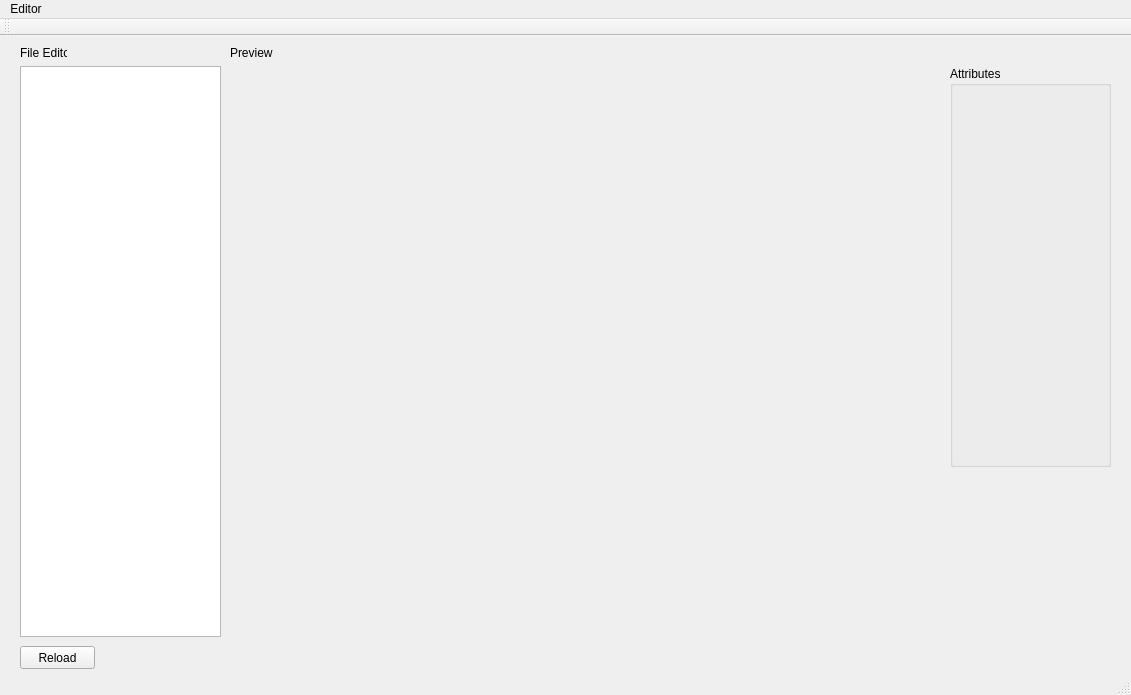
<?xml version="1.0" encoding="UTF-8"?>
<ui version="4.0">
 <class>SSP_EditorClass</class>
 <widget class="QMainWindow" name="SSP_EditorClass">
  <property name="geometry">
   <rect>
    <x>0</x>
    <y>0</y>
    <width>1131</width>
    <height>695</height>
   </rect>
  </property>
  <property name="windowTitle">
   <string>SSP_Editor</string>
  </property>
  <widget class="QWidget" name="centralWidget">
   <widget class="QLabel" name="label">
    <property name="geometry">
     <rect>
      <x>20</x>
      <y>10</y>
      <width>47</width>
      <height>13</height>
     </rect>
    </property>
    <property name="text">
     <string>File Editor</string>
    </property>
   </widget>
   <widget class="QLabel" name="label_2">
    <property name="geometry">
     <rect>
      <x>230</x>
      <y>10</y>
      <width>47</width>
      <height>13</height>
     </rect>
    </property>
    <property name="text">
     <string>Preview</string>
    </property>
   </widget>
   <widget class="QGroupBox" name="groupBox">
    <property name="geometry">
     <rect>
      <x>950</x>
      <y>30</y>
      <width>161</width>
      <height>401</height>
     </rect>
    </property>
    <property name="title">
     <string>Attributes</string>
    </property>
   </widget>
   <widget class="QPushButton" name="pushButton">
    <property name="geometry">
     <rect>
      <x>20</x>
      <y>610</y>
      <width>75</width>
      <height>23</height>
     </rect>
    </property>
    <property name="text">
     <string>Reload</string>
    </property>
   </widget>
   <widget class="QTreeView" name="treeView">
    <property name="geometry">
     <rect>
      <x>20</x>
      <y>30</y>
      <width>201</width>
      <height>571</height>
     </rect>
    </property>
   </widget>
   <widget class="QWidget" name="RenderWidget" native="true">
    <property name="geometry">
     <rect>
      <x>230</x>
      <y>30</y>
      <width>711</width>
      <height>571</height>
     </rect>
    </property>
    <property name="sizePolicy">
     <sizepolicy hsizetype="Expanding" vsizetype="Expanding">
      <horstretch>0</horstretch>
      <verstretch>0</verstretch>
     </sizepolicy>
    </property>
    <property name="minimumSize">
     <size>
      <width>711</width>
      <height>571</height>
     </size>
    </property>
    <property name="cursor">
     <cursorShape>ArrowCursor</cursorShape>
    </property>
    <property name="mouseTracking">
     <bool>true</bool>
    </property>
    <property name="focusPolicy">
     <enum>Qt::StrongFocus</enum>
    </property>
    <property name="acceptDrops">
     <bool>true</bool>
    </property>
    <property name="autoFillBackground">
     <bool>true</bool>
    </property>
    <zorder>RenderWidget_2</zorder>
    <zorder>RenderWidget_2</zorder>
   </widget>
   <widget class="QWidget" name="RenderWidget_2" native="true">
    <property name="geometry">
     <rect>
      <x>950</x>
      <y>440</y>
      <width>161</width>
      <height>161</height>
     </rect>
    </property>
    <property name="sizePolicy">
     <sizepolicy hsizetype="Expanding" vsizetype="Expanding">
      <horstretch>0</horstretch>
      <verstretch>0</verstretch>
     </sizepolicy>
    </property>
    <property name="cursor">
     <cursorShape>ArrowCursor</cursorShape>
    </property>
    <property name="mouseTracking">
     <bool>true</bool>
    </property>
    <property name="focusPolicy">
     <enum>Qt::StrongFocus</enum>
    </property>
    <property name="acceptDrops">
     <bool>true</bool>
    </property>
    <property name="autoFillBackground">
     <bool>true</bool>
    </property>
   </widget>
   <zorder>label_2</zorder>
   <zorder>label</zorder>
   <zorder>groupBox</zorder>
   <zorder>pushButton</zorder>
   <zorder>treeView</zorder>
   <zorder>RenderWidget</zorder>
   <zorder>RenderWidget_2</zorder>
  </widget>
  <widget class="QMenuBar" name="menuBar">
   <property name="geometry">
    <rect>
     <x>0</x>
     <y>0</y>
     <width>1131</width>
     <height>21</height>
    </rect>
   </property>
   <widget class="QMenu" name="menuEditor">
    <property name="title">
     <string>Editor</string>
    </property>
    <addaction name="actionNew_scene"/>
    <addaction name="separator"/>
    <addaction name="actionLoad_scene"/>
    <addaction name="actionSave_scene"/>
    <addaction name="separator"/>
    <addaction name="actionBuild_BPF"/>
   </widget>
   <addaction name="menuEditor"/>
  </widget>
  <widget class="QToolBar" name="mainToolBar">
   <attribute name="toolBarArea">
    <enum>TopToolBarArea</enum>
   </attribute>
   <attribute name="toolBarBreak">
    <bool>false</bool>
   </attribute>
  </widget>
  <widget class="QStatusBar" name="statusBar"/>
  <action name="actionNew_scene">
   <property name="text">
    <string>New scene</string>
   </property>
  </action>
  <action name="actionLoad_scene">
   <property name="text">
    <string>Load scene</string>
   </property>
  </action>
  <action name="actionSave_scene">
   <property name="text">
    <string>Save scene</string>
   </property>
  </action>
  <action name="actionBuild_BPF">
   <property name="text">
    <string>Build .BPF</string>
   </property>
  </action>
 </widget>
 <layoutdefault spacing="6" margin="11"/>
 <resources>
  <include location="SSP_Editor.qrc"/>
 </resources>
 <connections/>
</ui>
